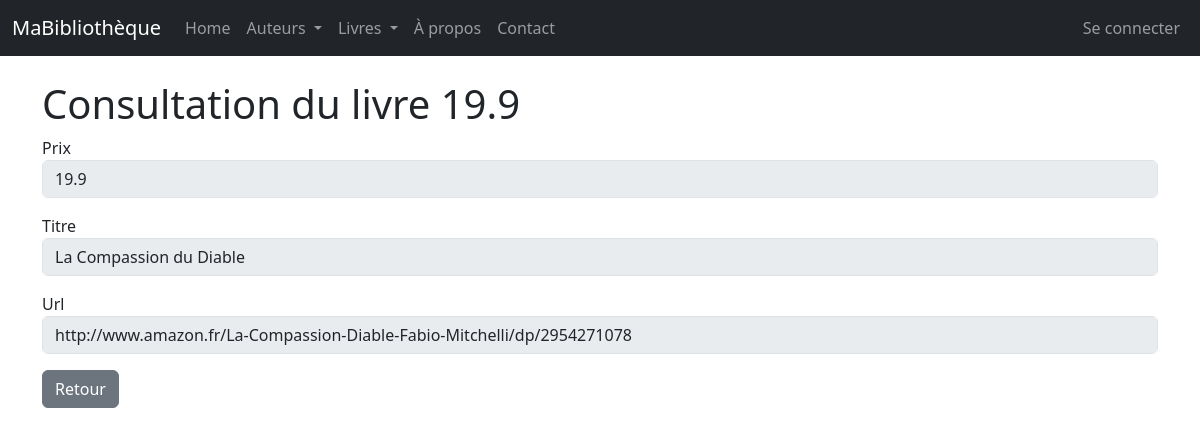
The page /livres/1/view/ on the database as committed earlier.
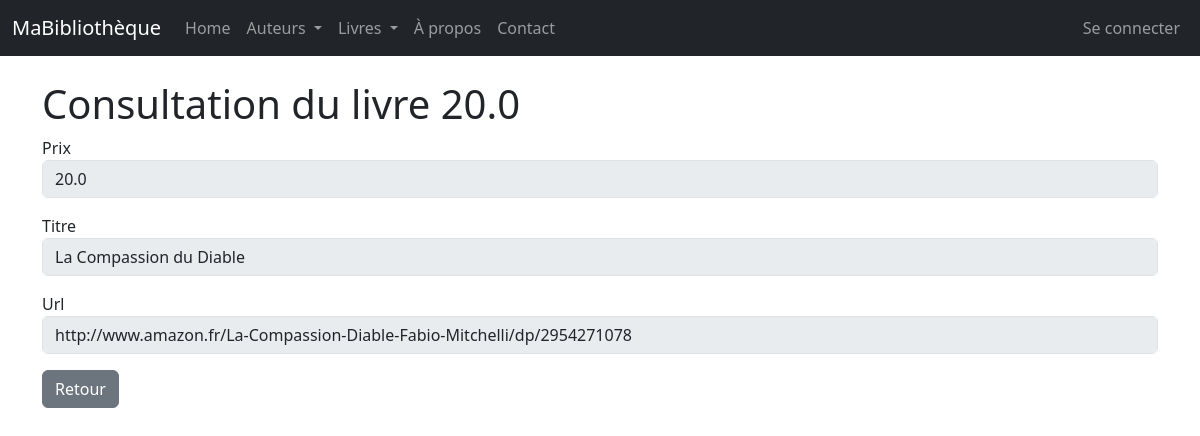
The same page on the database as committed later.
### monApp/models.py (models this page shows, shortened)
class Livre(db.Model):
    idL = db.Column(db.Integer, primary_key=True)
    Prix = db.Column(db.Float)
    Titre = db.Column(db.String(100))
    Url = db.Column(db.String(100))
    Img = db.Column(db.String(100))
    auteur_id = db.Column(db.Integer, db.ForeignKey("auteur.idA"))
    auteur = db.relationship ("Auteur", backref =db.backref ("livres", lazy="dynamic") )

### monApp/views.py (the view)
@app.route('/livres/<idL>/view/')
def viewLivre(idL):
    unLivre = Livre.query.get(idL)
    unForm = FormLivre(idL=unLivre.idL, Prix=unLivre.Prix, Titre=unLivre.Titre, Url=unLivre.Url, Img=unLivre.Img)
    return render_template("livre_view.html", selectedLivre=unLivre, viewForm=unForm)

### monApp/forms.py
class FormLivre(FlaskForm):
    idL = HiddenField('idL')
    Prix = StringField('Prix', validators=[DataRequired()])
    Titre = StringField('Titre', validators=[DataRequired()])
    Url = StringField('Url')
    auteur_id = SelectField('Auteur', coerce=int)

### monApp/templates/livre_view.html (shortened to what this page needs)
{% extends "base.html" %}
{% block main %}
    <h1>Consultation du livre {{ selectedLivre.Prix }}</h1>
    <form role="form" method="POST" action="">
        <div class="form-group mb-3">
            {{ viewForm.Prix.label }}
            {{ viewForm.Prix(size=50, disabled=True, class_="form-control") }}
        </div>
        <div class="form-group mb-3">
            {{ viewForm.Titre.label }}
            {{ viewForm.Titre(size=50, disabled=True, class_="form-control") }}
        </div>
        <div class="form-group mb-3">
            {{ viewForm.Url.label }}
            {{ viewForm.Url(size=50, disabled=True, class_="form-control") }}
        </div>
        <a href="{{ url_for('getLivres') }}" class="btn btn-secondary">Retour</a>
    </form>
{% endblock %}

Rows that differ between the two databases and show on the page:
changed Livre "La Compassion du Diable": Prix "19.9" → "20.0"
